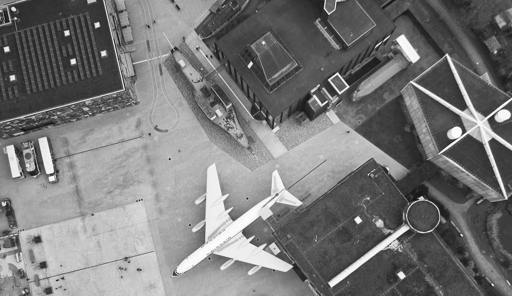
#> input picture Lab2/IMG1.png, 512 x 296 px
$ python assignment_2.py
#> lines starting #> are read from the running program, lines starting #| are printed output that depends on the picture
'''

EE5175 - Lab 2
Date : 15/02/2024
Command to run : python3 assignment_2.py

'''

from PIL import Image
import numpy as np
import math as m
import matplotlib.pyplot as plt

img1  = np.array(Image.open('./IMG1.png'))
#> img1 is the input picture: shape (296, 512); min 14, max 255, mean 120.4
img2  = np.array(Image.open('./IMG2.png'))
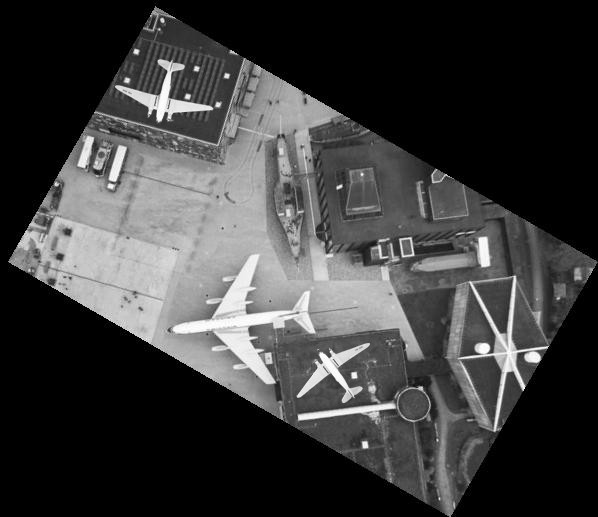
#> input picture Lab2/IMG2.png, 598 x 517 px
#> img2 is the input picture: shape (517, 598); min 0, max 255, mean 60.2

A = np.array ([

    [29 , 124 , 1 , 0] ,
    [124 , -29 , 0 , 1] ,     # This is the matrix created to solve for the values
    [157 , 372 , 1 , 0] ,     # of rotation (sin(theta) , cos(theta)), translation(tx and ty)
    [372 , -157 , 0 , 1]

])

B = np.array([93 , 248 , 328 , 399])

x = np.linalg.solve(A , B)

a , b , c , d = x[0] , x[1] , x[2] , x[3]   # values of sin , cos , tx and ty
                                            # given to a , b , c and d respectively

def bilinear_interpolation(input, x, y):
    x_ = m.floor(x)
    y_ = m.floor(y)
    a = x - x_
    b = y - y_
    h, w = input.shape

    if 0 <= x_ < h - 1 and 0 <= y_ < w - 1:
        It_1 = (1 - a) * (1 - b) * input[x_, y_]
        It_2 = (1 - a) * b * input[x_, y_ + 1]
        It_3 = a * b * input[x_ + 1, y_ + 1]
        It_4 = a * (1 - b) * input[x_ + 1, y_]

        return It_1 + It_2 + It_3 + It_4
    else:
        return 255


# Here onwards we are trying to find source coordinate x and y
# from the matrix C .

def occlusion(cos , sin , tx , ty , input1 , input2 ):

#> called with cos = 0.867, sin = 0.5, tx = 5.84, ty = 155
    C = np.array([
    [cos , sin , tx] ,                  # matrix that has both rotation and translation
    [-sin , cos , ty] ,                 # i.e  [R | T] created by using the values we found earlier
    [0 , 0 , 1]
  ])
    inv_mat = np.linalg.inv(C)
    h , w = input2.shape
#> h = 517; w = 598

    target = np.zeros((h, w))

    for i in range(h):
        for j in range(w):

            image_mat = np.array([i  , j  , 1])
            target_mat = image_mat.reshape((3,1))
            source_mat = np.matmul(inv_mat , target_mat)
            x = source_mat[0, 0]
            y = source_mat[1 , 0]
            target[i, j] = bilinear_interpolation (input1 , x , y )
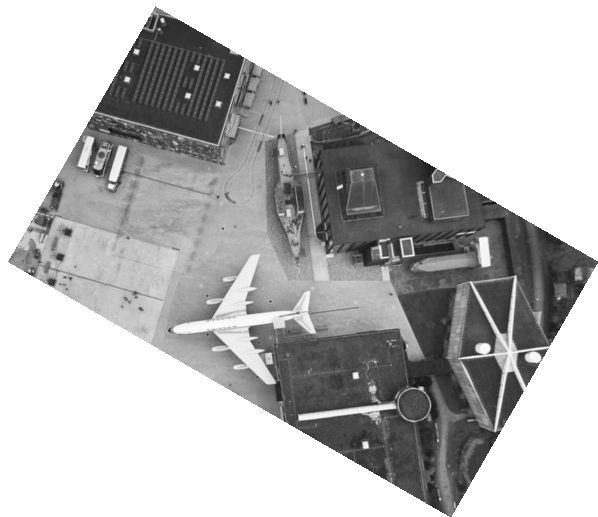
#> target: shape (517, 598) float64; min 18.16, max 255, mean 189.3


    D = img2 - target
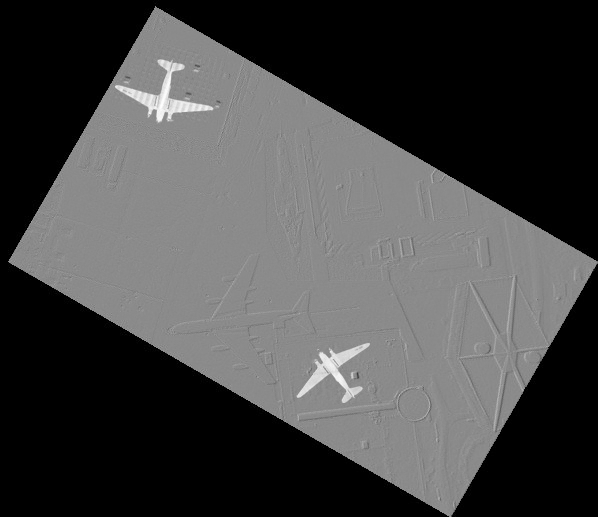
#> D: shape (517, 598) float64; min -255, max 212.3, mean -129.1; drawn with min black and max white
    return D


if __name__ == "__main__":

    img1  = np.array(Image.open('./IMG1.png'))
    img2  = np.array(Image.open('./IMG2.png'))
    output = occlusion(a , b, c , d , img1 , img2)


plt.figure(figsize=(10, 5))

plt.subplot(1, 3, 1)
plt.imshow(img1, cmap='gray')
plt.title('Image 1')

plt.subplot(1, 3, 2)
plt.imshow(img2, cmap='gray')
plt.title('Image 2')

plt.subplot(1, 3, 3)
plt.imshow(output, cmap='gray')
plt.title('Output Image')

plt.savefig('output.png')
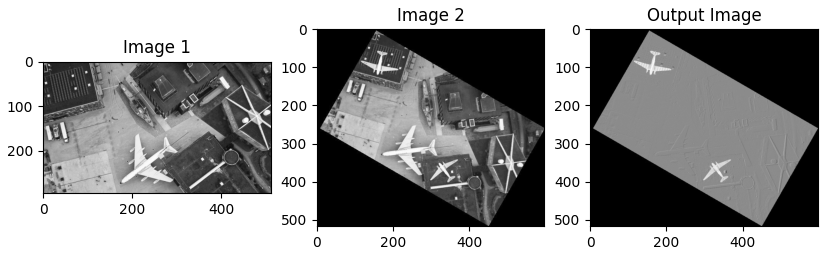
#> figure drawn by matplotlib, 3 panels
plt.imsave('occlusion.png', output , cmap='gray')
